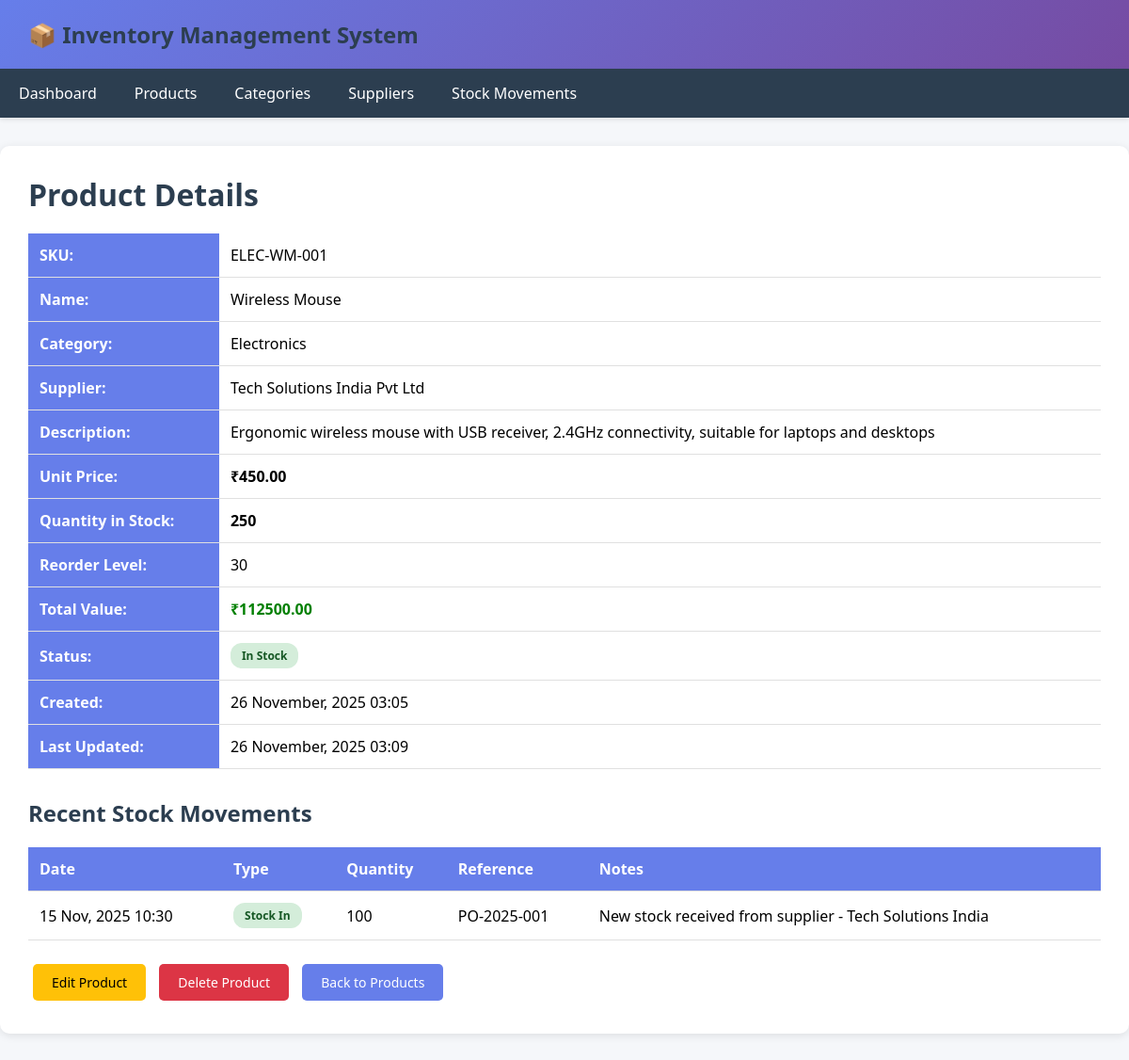
The app's page /product/detail/1/ with its own data.
### app/models.py (models this page shows, shortened)
class Product(models.Model):
    name = models.CharField(max_length=200)
    sku = models.CharField(max_length=50, unique=True, verbose_name="SKU Code")
    category = models.ForeignKey(Category, on_delete=models.CASCADE, related_name='products')
    supplier = models.ForeignKey(Supplier, on_delete=models.SET_NULL, null=True, related_name='products')
    description = models.TextField(blank=True)
    unit_price = models.DecimalField(max_digits=10, decimal_places=2)
    quantity_in_stock = models.IntegerField(default=0)
    reorder_level = models.IntegerField(default=10, help_text="Minimum stock level before reorder")
    created_at = models.DateTimeField(auto_now_add=True)
    updated_at = models.DateTimeField(auto_now=True)
    @property
    def is_low_stock(self):
        return self.quantity_in_stock <= self.reorder_level
    @property
    def total_value(self):
        return self.unit_price * self.quantity_in_stock
    class Meta:
        ordering = ['-created_at']

class Category(models.Model):
    name = models.CharField(max_length=100, unique=True)
    description = models.TextField(blank=True)
    created_at = models.DateTimeField(auto_now_add=True)
    class Meta:
        verbose_name_plural = "Categories"
        ordering = ['name']

class Supplier(models.Model):
    name = models.CharField(max_length=200)
    contact_person = models.CharField(max_length=100)
    email = models.EmailField()
    phone = models.CharField(max_length=15)
    address = models.TextField()
    created_at = models.DateTimeField(auto_now_add=True)
    class Meta:
        ordering = ['name']

class StockMovement(models.Model):
    MOVEMENT_TYPES = [
        ('in', 'Stock In'),
        ('out', 'Stock Out'),
        ('adjustment', 'Adjustment'),
    ]
    product = models.ForeignKey(Product, on_delete=models.CASCADE, related_name='movements')
    movement_type = models.CharField(max_length=20, choices=MOVEMENT_TYPES)
    quantity = models.IntegerField()
    reference_number = models.CharField(max_length=100, blank=True)
    notes = models.TextField(blank=True)
    date = models.DateTimeField(default=timezone.now)
    created_at = models.DateTimeField(auto_now_add=True)
    class Meta:
        ordering = ['-date']

### app/views.py (the view)
# urls.py: path('product/detail/<int:pk>/', ProductDetailView.as_view(), name='product_detail'),
class ProductDetailView(DetailView):
    model = Product
    template_name = 'app/product_detail.html'
    context_object_name = 'product'
    def get_context_data(self, **kwargs):
        context = super().get_context_data(**kwargs)
        context['movements'] = self.object.movements.all()[:10]
        return context

### app/templates/app/product_detail.html (shortened to what this page needs)
{% extends 'app/base.html' %}
{% block content %}
<h1>Product Details</h1>
<table>
    <tr>
        <th>SKU:</th>
        <td>{{ product.sku }}</td>
    </tr>
    <tr>
        <th>Name:</th>
        <td>{{ product.name }}</td>
    </tr>
    <tr>
        <th>Category:</th>
        <td>{{ product.category.name }}</td>
    </tr>
    <tr>
        <th>Supplier:</th>
        <td>{{ product.supplier.name|default:"-" }}</td>
    </tr>
    <tr>
        <th>Description:</th>
        <td>{{ product.description|default:"No description" }}</td>
    </tr>
    <tr>
        <th>Unit Price:</th>
        <td style="font-weight: bold;">₹{{ product.unit_price }}</td>
    </tr>
    <tr>
        <th>Quantity in Stock:</th>
        <td style="font-weight: bold;">{{ product.quantity_in_stock }}</td>
    </tr>
    <tr>
        <th>Reorder Level:</th>
        <td>{{ product.reorder_level }}</td>
    </tr>
    <tr>
        <th>Total Value:</th>
        <td style="font-weight: bold; color: green;">₹{{ product.total_value|floatformat:2 }}</td>
    </tr>
    <tr>
        <th>Status:</th>
        <td>
            {% if product.is_low_stock %}
            <span class="badge badge-danger">Low Stock - Reorder Required</span>
            {% else %}
            <span class="badge badge-success">In Stock</span>
            {% endif %}
        </td>
    </tr>
    <tr>
        <th>Created:</th>
        <td>{{ product.created_at|date:"d F, Y H:i" }}</td>
    </tr>
    <tr>
        <th>Last Updated:</th>
        <td>{{ product.updated_at|date:"d F, Y H:i" }}</td>
    </tr>
</table>
<h2 style="margin-top: 30px;">Recent Stock Movements</h2>
<table>
    <thead>
        <tr>
            <th>Date</th>
            <th>Type</th>
            <th>Quantity</th>
            <th>Reference</th>
            <th>Notes</th>
        </tr>
    </thead>
    <tbody>
        {% for movement in movements %}
        <tr>
            <td>{{ movement.date|date:"d M, Y H:i" }}</td>
            <td>
                <span class="badge {% if movement.movement_type == 'in' %}badge-success{% elif movement.movement_type == 'out' %}badge-danger{% else %}badge-info{% endif %}">
                    {{ movement.get_movement_type_display }}
                </span>
            </td>
            <td>{{ movement.quantity }}</td>
            <td>{{ movement.reference_number|default:"-" }}</td>
            <td>{{ movement.notes|truncatewords:10 }}</td>
        </tr>
        {% empty %}
        <tr>
            <td colspan="5" style="text-align: center;">No movements recorded</td>
        </tr>
        {% endfor %}
    </tbody>
</table>
<div style="margin-top: 20px;">
    <a href="{% url 'product_update' product.pk %}" class="btn btn-warning">Edit Product</a>
    <a href="{% url 'product_delete' product.pk %}" class="btn btn-danger">Delete Product</a>
    <a href="{% url 'product_list' %}" class="btn btn-primary">Back to Products</a>
</div>
{% endblock %}

### app/templates/app/base.html (style rules this page uses)
* { margin: 0; padding: 0; box-sizing: border-box; }
body { font-family: 'Segoe UI', Tahoma, Geneva, Verdana, sans-serif; background-color: #f5f7fa; padding: 0; }
h1, h2 { color: #2c3e50; margin-bottom: 20px; }
table { width: 100%; border-collapse: collapse; margin-top: 20px; }
table th, table td { padding: 12px; text-align: left; border-bottom: 1px solid #e0e0e0; }
table th { background-color: #667eea; color: white; font-weight: 600; }
.btn { display: inline-block; padding: 10px 20px; margin: 5px; text-decoration: none; border-radius: 5px; cursor: pointer; border: none; font-size: 14px; transition: all 0.3s; }
.btn-primary { background-color: #667eea; color: white; }
.btn-warning { background-color: #ffc107; color: black; }
.btn-danger { background-color: #dc3545; color: white; }
.badge { display: inline-block; padding: 5px 12px; border-radius: 12px; font-size: 12px; font-weight: bold; }
.badge-success { background-color: #d4edda; color: #155724; }

### records on screen
Product: sku "ELEC-WM-001", name "Wireless Mouse", category.name "Electronics", supplier.name "Tech Solutions India Pvt Ltd", description "Ergonomic wireless mouse with USB receiver, 2.4GHz connectivity, suitable for laptops and desktops", unit_price "450.00", quantity_in_stock "250", reorder_level "30", total_value "112500.00", created_at "26 November, 2025 03:05", updated_at "26 November, 2025 03:09"
StockMovement: date "15 Nov, 2025 10:30", movement_type "Stock In", quantity "100", reference_number "PO-2025-001", notes "New stock received from supplier - Tech Solutions India"
